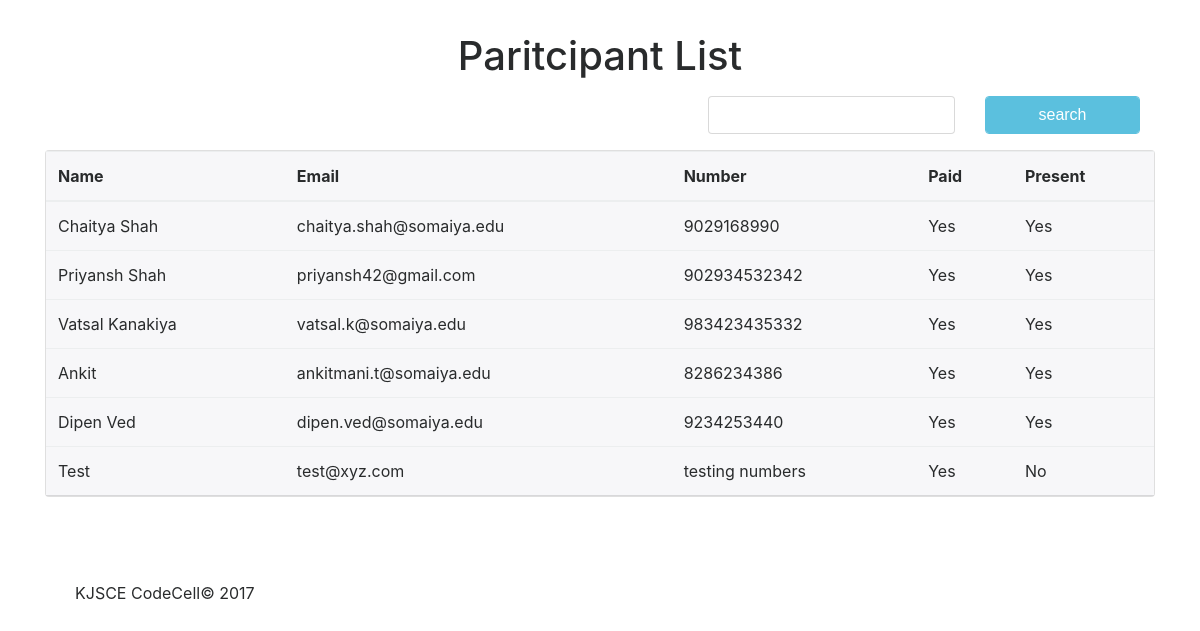
/register/view/, run on an earlier commit of the app's database.
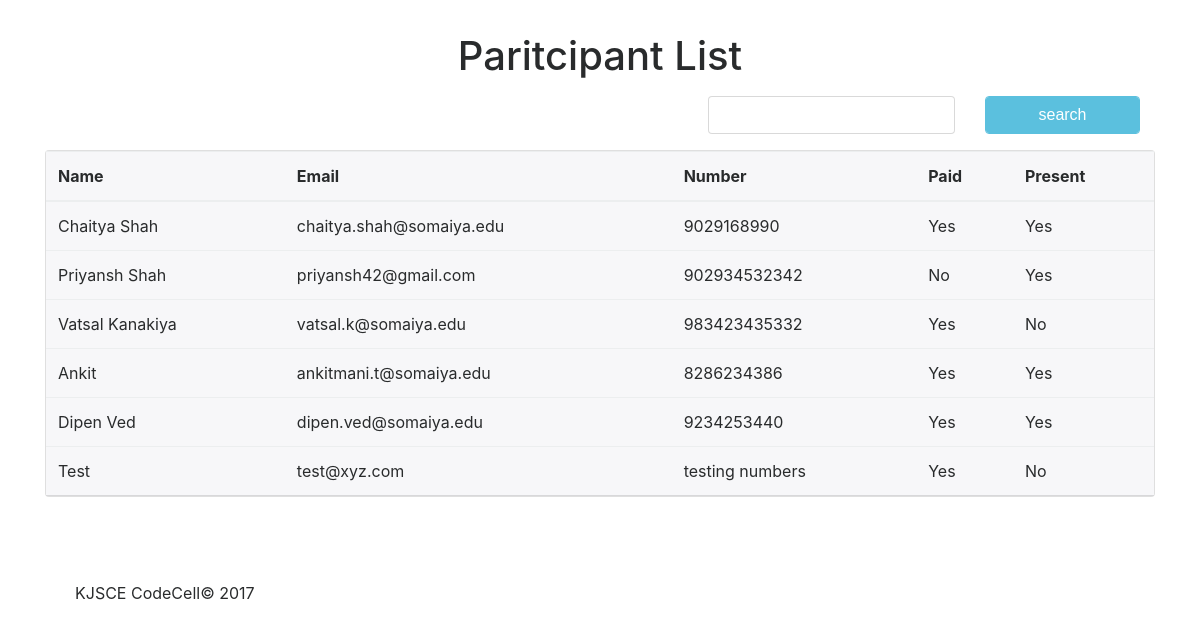
And on a later commit of the database.
### contestReg/models.py (models this page shows, shortened)
class Participant(models.Model):
	name    = models.CharField(max_length = 250)
	email   = models.EmailField(max_length = 250)
	number  = models.CharField(max_length = 15)
	college = models.CharField(max_length = 250)
	paid    = models.BooleanField(default = False)
	present = models.BooleanField(default = False)

### contestReg/views.py (the view)
# urls.py: url(r'view/$',views.view, name='view'),
def view(request):
	data = Participant.objects.all();
	data = None
	q = request.GET.get('q','')
	if q is not '':
		data = Participant.objects.filter(name__startswith = q);
	else:
		data = Participant.objects.all();
	return render(request,'contestReg/edit.html',
		{"title": "View", "view": True,"data": data,'q':q})

### contestReg/templates/contestReg/edit.html (shortened to what this page needs)
{% extends "contestReg/index.html" %}
{% block content %}
		<br/>
		<h1>Paritcipant List</h1>
	<div class="container-fluid">
		<form method="get" action="." class="form">
			<div class="row">
				<div class="col-md-7">
				</div>
				<div class="col-md-3 col-sm-12">
					<div class="form-group">
						<input type="text" name="q" value="{{q}}" class="form-control">
					</div>
				</div>
				<div class="col-md-2 col-sm-12">
					<div class="form-group">
						<input class=" form-control btn btn-info btn-block" type="submit" value="search"/>
					</div>
				</div>
			</div>
		</form>
	</div>
	<div class="card">
		<table class="table table-info card-header">
		<thead>
			<tr>
				<th>Name</th>
				<th>Email</th>
				<th>Number</th>
				<th>Paid</th>
				<th>Present</th>
			</tr>
		</thead>
		<tbody>
			{% for entry in data %}
				<tr class="form">
					<td>{{entry.name}}</td>
					<td>{{entry.email}}</td>
					<td>{{entry.number}}</td>
					{% if view %}
					<td>{% if entry.paid %} Yes {% else %} No {% endif %}</td>
					<td>{% if entry.present %} Yes {% else %} No {% endif %}</td>
					{% endif %}
				</tr>
			{% endfor %}
		</tbody>
	</table>
	</div>
	<br />
{% endblock %}

What changed in the data, as far as the page shows it:
changed Participant "Priyansh Shah": paid "Yes" → "No"
changed Participant "Vatsal Kanakiya": present "Yes" → "No"
